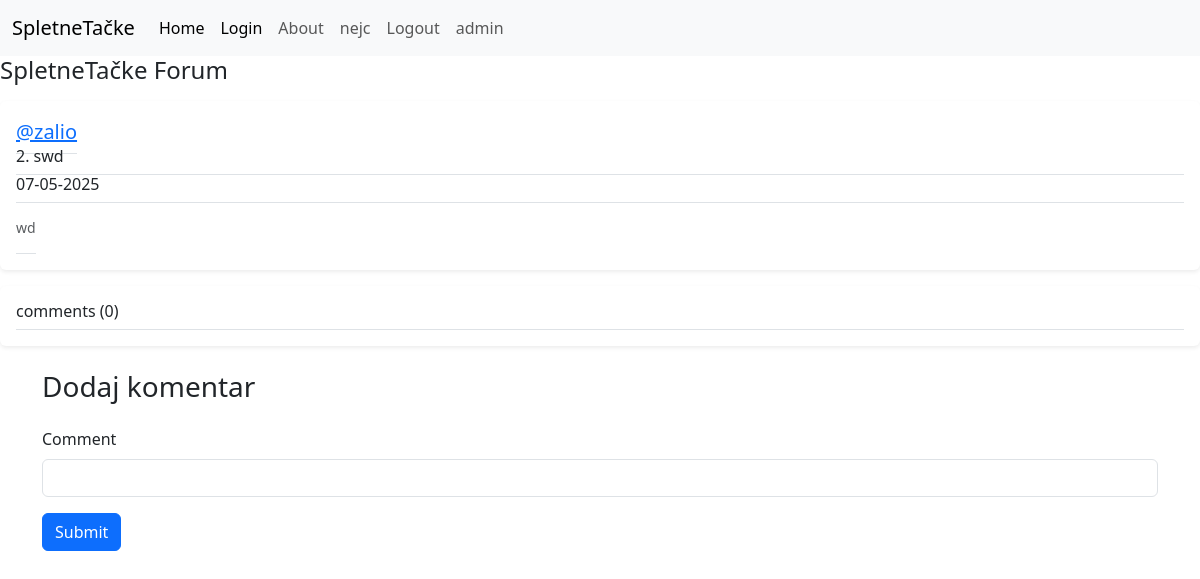
Page /topic/2 (signed in) on the committed database.
### Forums/main.py (models this page shows)
class Topic(db.Model):
    id: Mapped[int] = mapped_column(primary_key=True)
    title: Mapped[str] = mapped_column(unique=True)
    description: Mapped[str]
    author: Mapped[str]
    time: Mapped[str] = mapped_column(default="")

### Forums/main.py (the view, shortened to what this page needs)
@app.route("/topic/<int:id>",methods=["GET", "POST"])
def topic(id):
    if "username" not in session:
        session['username'] = 'anonymous'
    topic = db.get_or_404(Topic, id)
    comments = Comment.query.filter_by(topicId=id).all()
    print(comments)
    if "username" in session:
        return render_template("topic.html", topic=topic, comments=comments, username=session['username'])
    else:
        return render_template("topic.html", topic=topic, comments=comments, username="anonymous")

### Forums/templates/topic.html (shortened to what this page needs)
<!doctype html>
<html lang="en">
  <head>
    <link href="https://cdn.jsdelivr.net/npm/bootstrap@5.3.3/dist/css/bootstrap.min.css" rel="stylesheet">
  </head>
  <body>
    <nav class="navbar navbar-expand-lg bg-body-tertiary">
      <div class="container-fluid">
        <a class="navbar-brand" href="/">SpletneTačke</a>
        <div class="collapse navbar-collapse" id="navbarNavDropdown">
          <ul class="navbar-nav">
            <li class="nav-item">
              <a class="nav-link active" aria-current="page" href="/home">Home</a>
            </li>
            <li class="nav-item">
              <a class="nav-link active" aria-current="page" href="/login">Login</a>
            </li>
            <li class="nav-item">
              <a class="nav-link" href="/about">About</a>
            </li>
            <li class="nav-item">
              <a class="nav-link" href="/profile">{{username}}</a>
            </li>
            <li class="nav-item">
              <a class="nav-link" href="/logout">Logout</a>
            </li>
            <li class="nav-item">
              <a class="nav-link" href="/admin">admin</a>
            </li>
          </ul>
        </div>
      </div>
    </nav>
        <h1 class="fs-4 text">SpletneTačke Forum</h1>
        <div class="my-3 p-3 bg-body rounded shadow-sm">
          <a class="border-bottom pb-2 mb-0 fs-5" href="/profileView/{{topic.author}}">@{{topic.author}} </a>
          <h6 class="border-bottom pb-2 mb-0">{{topic.id}}. {{topic.title}}</h6>
          <h6 class="border-bottom pb-2 mb-0">{{topic.time}}</h6>
          <div class="d-flex text-muted pt-3">
            <p class="pb-3 mb-0 small lh-sm border-bottom">
              {{topic.description}}
            </p>
          </div>
      </div>
      <div class="my-3 p-3 bg-body rounded shadow-sm">
        <h6 class="border-bottom pb-2 mb-0">comments ({{comments | length}})</h6>
      </div>
      <div class="container">
        <h1 class="fs-3 text my-4">Dodaj komentar</h1>
        <form accept="/topic/{{topic.id}}" method="post">
            <div class="mb-3">
                <label for="title" class="form-label">Comment</label>
                <input type="text" name="comment" class="form-control" id="comment" aria-describedby="emailHelp" >
              </div>
              <button type="submit" class="btn btn-primary">Submit</button>
        </form>
      </div>
  </body>
</html>

### rows in the picture
Topic: author "zalio", id "2", title "swd", time "07-05-2025", description "wd"

### other values in the picture
{{ username }} "nejc"
{{ comments | length }} "0"
